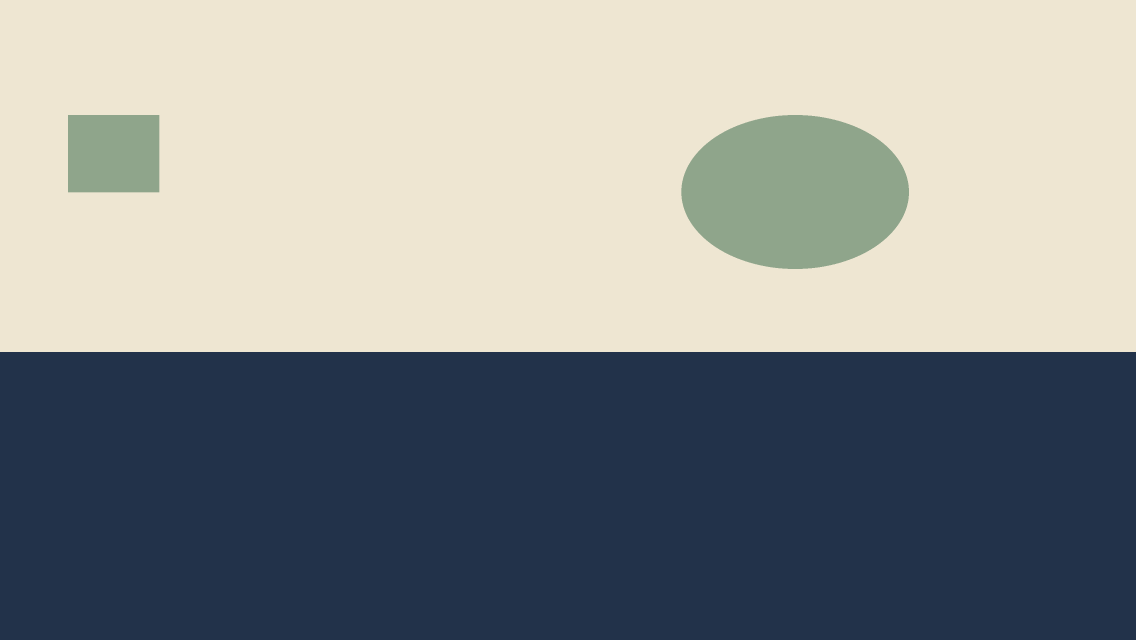
#> input picture legacy_v1/tests/fixtures/page_dark_lower.png, 3408 x 1920 px (shown at 1/3 size)
$ python -i imagecheck.py   (imports and definitions only)
#> lines starting #> are read from the running program, lines starting #| are printed output that depends on the picture
"""Small Pillow-only image checks shared by QA and cover generation (no numpy, no imagehash).

* ``region_stats`` / ``is_busy``     - luminance spread of a zone, same rule as the cover logo zone
                                       in ``pdf_build._draw_front`` (std > 0.10 or p10 < 0.25 = busy)
* ``check_front_cover_layout``       - face position + calm top / logo zones for the front art
* ``spread_layout_failures``         - faces vs the fold, the outer edges and the crop bands of a spread
* ``calm_zone_stats``                - luminance spread of the calm half's lower two thirds
"""

from __future__ import annotations

from pathlib import Path

from PIL import Image

from .constants import CROP_BAND_FRACTION, EDGE_BAND_MM, GUTTER_BAND_MM, SPREAD_WIDTH_MM

BUSY_STD = 0.10
BUSY_P10 = 0.25

# Front cover art zones, as fractions of the (square) art: (x0, y0, x1, y1).
TOP_ZONE = (0.0, 0.0, 1.0, 0.35)  # plain wall for band + title (top 35 %)
# Logo keep-clear (informational): the PDF always draws the logo on a white plate, so a busy
# floor here is not a hard layout failure.
LOGO_ZONE = (0.30, 0.82, 0.70, 1.0)  # bottom 18 %, centre 40 %
FACE_Y_RANGE = (0.38, 0.72)
FACE_X_RANGE = (0.25, 0.75)
# Deterministic cover reframe: nudge a slightly-high face down so the head top sits here.
TARGET_HEAD_TOP = 0.40
MAX_REFRAME_SHIFT = 0.15  # if the face is higher than this delta, fall back to a model regen
# Back cover: bottom ~40 % is the white text plate; figures stay above it, 20 mm clear of trim bottom.
BACK_TEXT_BAND_TOP = 0.60  # figures must end above this (bottom 40 % reserved for the plate)
BACK_BOTTOM_CLEAR_FRAC = 20.0 / 216.0  # ≈ 0.093 of the square art height
# Deprecated alias kept for imports; unused by the layout check.
BACK_FIGURE_Y_MIN = 0.0


def _lin(v: float) -> float:
    v /= 255.0
    return v / 12.92 if v <= 0.03928 else ((v + 0.055) / 1.055) ** 2.4


def luminance(rgb) -> float:
    r, g, b = rgb[:3]
    return 0.2126 * _lin(r) + 0.7152 * _lin(g) + 0.0722 * _lin(b)


def _open_rgb(source) -> Image.Image:
    if isinstance(source, Image.Image):
        return source.convert("RGB")
    with Image.open(source) as image:
        return image.convert("RGB")


# --- zone detail -----------------------------------------------------------------------------------


# [18 lines left out: function region_stats, not called in this run]


def is_busy(stats: dict) -> bool:
    return stats["std"] > BUSY_STD or stats["p10"] < BUSY_P10


# --- spread layout (fold, edges, crop bands, calm zone) ------------------------------------------------

# Calm-zone text sits in the CENTRE of the calm half: ~60 % of half width, ~45 % of height.
# (x0, y0, x1, y1) as fractions of the whole SPREAD art.
def calm_zone_box(calm_zone: str) -> tuple[float, float, float, float]:
    half_x0 = 0.0 if calm_zone == "left" else 0.5
    # centre of the half: half is 0.5 wide; box is 0.6 * 0.5 = 0.3 wide, centred in the half
    pad_x = (0.5 - 0.5 * 0.60) / 2  # 0.1
    pad_y = (1.0 - 0.45) / 2  # 0.275
    return (
        half_x0 + pad_x,
        pad_y,
        half_x0 + 0.5 - pad_x,
        1.0 - pad_y,
    )


CALM_ZONE_BOXES = {
    "left": calm_zone_box("left"),
    "right": calm_zone_box("right"),
}
#> further down, picture is the input picture: PIL image 3408x1920 RGB; mean R, G, B 141.7, 145.9, 145.4

# Top band of the frame used by the cheap head-cut heuristic (fraction of height).
HEAD_CUT_TOP_FRACTION = 0.03


def calm_zone_stats(art_path: Path | str, calm_zone: str) -> dict:
    """Luminance p10 / p90 / std of the centred calm-zone text box on the calm half."""
    return region_stats(art_path, calm_zone_box(calm_zone))


def head_cut_heuristic(source) -> bool:
    """True when skin-tone / figure mass appears to touch the top ``HEAD_CUT_TOP_FRACTION`` of the frame.

    Compares luminance variance of the top rows against the band just below; a busy top with a
    calmer band underneath is treated as a cut-off head / figure. Also trips on skin-tone density
    alone in the top strip (a cut-off head is often a solid skin band with little local variance).
    """
    image = _open_rgb(source)
    image.thumbnail((320, 320))
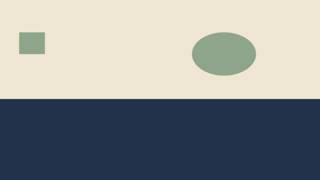
#> image: PIL image 320x180 RGB; mean R, G, B 141.7, 145.9, 145.4
    w, h = image.size
#> w = 320; h = 180
    top_h = max(2, int(h * HEAD_CUT_TOP_FRACTION + 0.999))
#> top_h = 6
    below_h = max(top_h * 3, int(h * 0.12))
#> below_h = 21
    top = image.crop((0, 0, w, top_h))
    below = image.crop((0, top_h, w, min(h, top_h + below_h)))
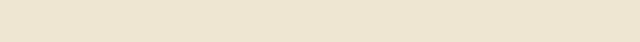
#> below: PIL image 320x21 RGB (shown 2 times larger); mean R, G, B 238, 230, 210

    def _stats(region: Image.Image) -> tuple[float, float]:
        pixels = list(region.getdata())
#> pixels = 1920 items, first 6: (238, 230, 210), (238, 230, 210), (238, 230, 210), (238, 230, 210), (238, 230, 210), (238, 230, 210)
        n = len(pixels) or 1
#> n = 1920
        lums = [luminance(p) for p in pixels]
#> lums = 1920 values from 0.794 to 0.794
        mean = sum(lums) / n
#> mean = 0.794
        var = sum((v - mean) ** 2 for v in lums) / n
#> var = 5.64e-28
        skin = sum(
            1
            for r, g, b in pixels
            if r > 90 and g > 50 and b > 30 and r >= g and (r - b) > 20
        ) / n
#> skin = 1
        return var, skin

    top_var, top_skin = _stats(top)
#> top_var = 5.64e-28; top_skin = 1
    below_var, below_skin = _stats(below)
#> below_var = 1.11e-26; below_skin = 1
    if top_skin >= 0.08 and top_skin > below_skin * 1.5:
        return True
    top_act = top_var + top_skin * 0.1
#> top_act = 0.1
    below_act = below_var + below_skin * 0.1
#> below_act = 0.1
    return top_act > 0.008 and top_act > below_act * 1.25


# [275 lines left out: functions spread_layout_failures, _face_in_range, _mean_rgb, reframe_cover_for_face, soften_cover_zone, soften_cover_layout_zones and 4 more, not called in this run]

>>> from PIL import Image
>>> picture = Image.open('../legacy_v1/tests/fixtures/page_dark_lower.png')
>>> result = head_cut_heuristic(picture)
#> result = False
